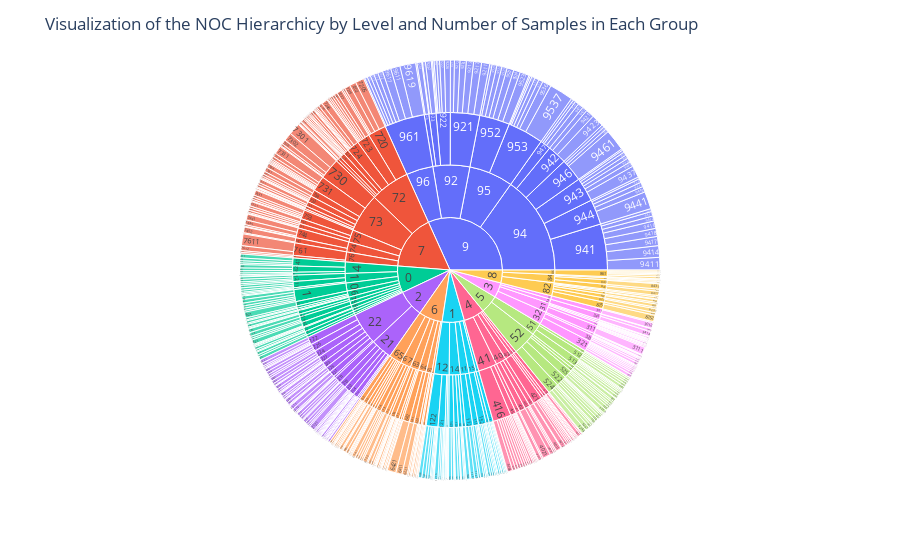

Write notebook code for a chart like this one.
### Code cell
import plotly.express as px
sunburst_df = pd.DataFrame()
sunburst_df['4'] = df['Noc_code'].astype(int).astype(str)
sunburst_df['counts'] = df['n_sample_jobs'].astype(int).astype(str)
sunburst_df['3'] = (df['Noc_code'].astype(int)//10).astype(str)
sunburst_df['2'] = (df['Noc_code'].astype(int)//100).astype(str)
sunburst_df['1'] = (df['Noc_code'].astype(int)//1000).astype(str)
fig = px.sunburst(sunburst_df, path=['1', '2', '3', '4'], values='counts')
fig.update_layout(
    title="Visualization of the NOC Hierarchicy by Level and Number of Samples in Each Group")
fig.show()

### Figure 1 — Plotly figure (JSON) as saved in the notebook; plotly's stock layout.template omitted (floating-point values rounded to 4 significant figures; data arrays with more than 128 entries replaced by an {"elided": "..."} marker saying what was removed)
{"data": [{"branchvalues": "total", "domain": {"x": [0, 1], "y": [0, 1]}, "hovertemplate": "labels=%{label}<br>counts=%{value}<br>parent=%{parent}<br>id=%{id}<extra></extra>", "ids": {"elided": "696 str values"}, "labels": {"elided": "696 str values"}, "name": "", "parents": {"elided": "696 str values"}, "type": "sunburst", "values": {"elided": "696 int values"}}], "layout": {"legend": {"tracegroupgap": 0}, "margin": {"t": 60}, "title": {"text": "Visualization of the NOC Hierarchicy by Level and Number of Samples in Each Group"}}}
